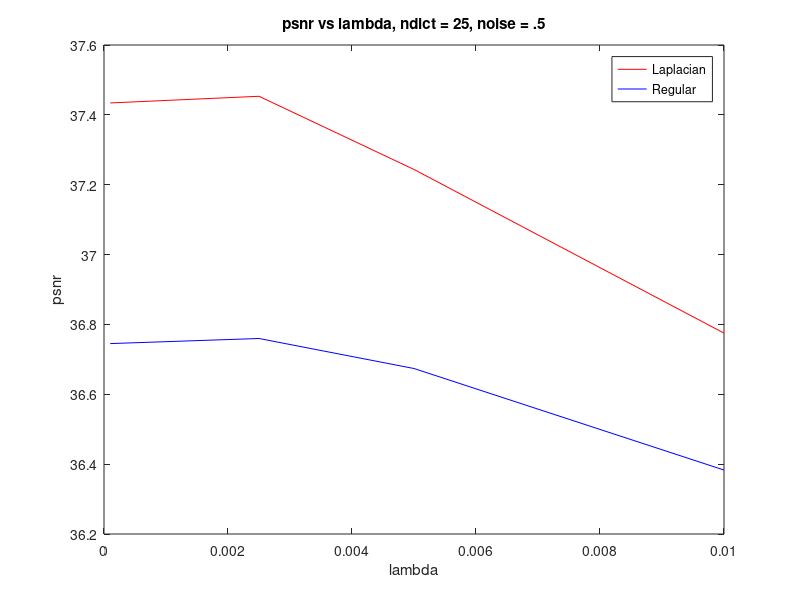

Here is the MATLAB script that generated this plot:
%plot some stats

load('LenaIp2.mat');
psnr5_nl = squeeze(psnr_rec_nl(1,:,:,:)); 
psnr5_cn = squeeze(psnr_rec_cn(1,:,:,:)); 

l = 2; 

a = []; 
b = [];

for k = 1:length(lambda_all)
    a(k) = max(psnr5_nl(:,k,l));
    b(k) = max(psnr5_cn(:,k,l));    
end

plot(lambda_all, a, 'r', lambda_all, b, 'b'); 
xlabel('lambda'); 
ylabel('psnr') ; 
legend('Laplacian', 'Regular') ; 
title('psnr vs lambda, ndict = 25, noise = .5');

